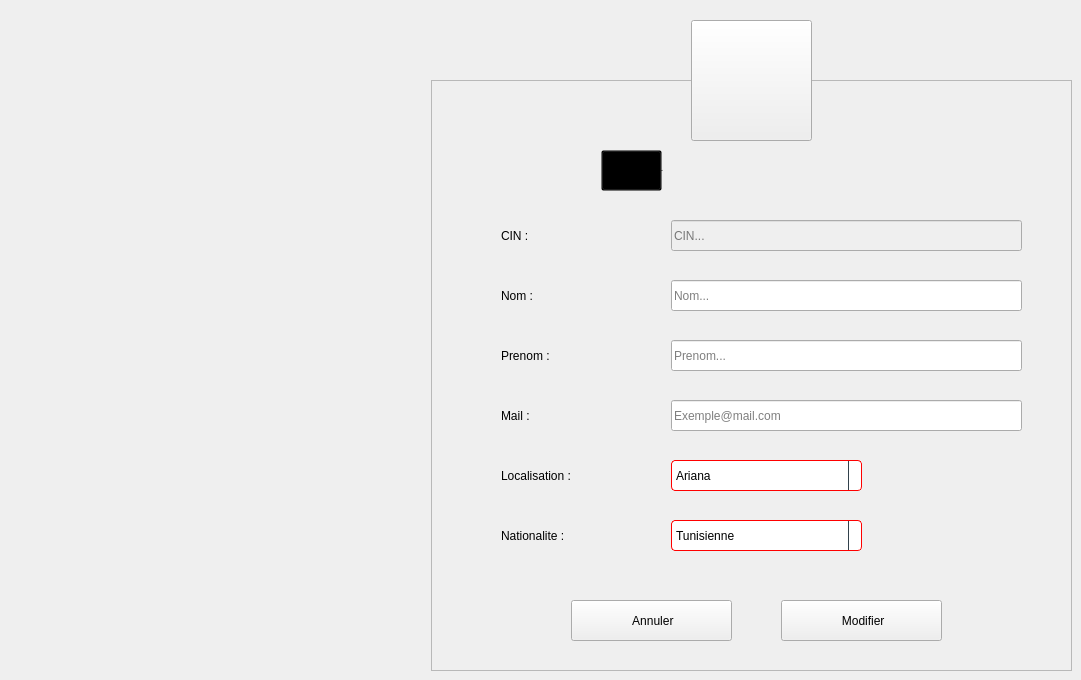
    <widget class="QWidget" name="Modifier_intervenant">
     <widget class="QToolButton" name="toolButton_5">
      <property name="geometry">
       <rect>
        <x>691</x>
        <y>20</y>
        <width>121</width>
        <height>121</height>
       </rect>
      </property>
      <property name="styleSheet">
       <string notr="true"/>
      </property>
      <property name="text">
       <string/>
      </property>
      <property name="icon">
       <iconset>
        <normaloff>:/Recources/Images/judge.png</normaloff>:/Recources/Images/judge.png</iconset>
      </property>
      <property name="iconSize">
       <size>
        <width>64</width>
        <height>64</height>
       </size>
      </property>
     </widget>
     <widget class="QFrame" name="frame_5">
      <property name="geometry">
       <rect>
        <x>431</x>
        <y>80</y>
        <width>641</width>
        <height>591</height>
       </rect>
      </property>
      <property name="styleSheet">
       <string notr="true"/>
      </property>
      <property name="frameShape">
       <enum>QFrame::StyledPanel</enum>
      </property>
      <property name="frameShadow">
       <enum>QFrame::Raised</enum>
      </property>
      <widget class="QLabel" name="L_ModifierIntervenant">
       <property name="geometry">
        <rect>
         <x>220</x>
         <y>70</y>
         <width>281</width>
         <height>41</height>
        </rect>
       </property>
       <property name="font">
        <font>
         <family>century gothic</family>
         <pointsize>-1</pointsize>
         <weight>75</weight>
         <bold>true</bold>
        </font>
       </property>
       <property name="styleSheet">
        <string notr="true">background: transparent;</string>
       </property>
       <property name="text">
        <string>Modifier un Intervenant</string>
       </property>
      </widget>
      <widget class="QLabel" name="L_MNomIntervenant">
       <property name="geometry">
        <rect>
         <x>70</x>
         <y>200</y>
         <width>121</width>
         <height>31</height>
        </rect>
       </property>
       <property name="styleSheet">
        <string notr="true">background: transparent;</string>
       </property>
       <property name="text">
        <string>Nom :</string>
       </property>
      </widget>
      <widget class="QLabel" name="L_MPrenomIntervenant">
       <property name="geometry">
        <rect>
         <x>70</x>
         <y>260</y>
         <width>121</width>
         <height>31</height>
        </rect>
       </property>
       <property name="styleSheet">
        <string notr="true">background: transparent;</string>
       </property>
       <property name="text">
        <string>Prenom :</string>
       </property>
      </widget>
      <widget class="QLabel" name="L_MnationaliteIntervenant">
       <property name="geometry">
        <rect>
         <x>70</x>
         <y>440</y>
         <width>131</width>
         <height>31</height>
        </rect>
       </property>
       <property name="styleSheet">
        <string notr="true">background: transparent;</string>
       </property>
       <property name="text">
        <string>Nationalite :</string>
       </property>
      </widget>
      <widget class="QLabel" name="L_MLocalIntervenant">
       <property name="geometry">
        <rect>
         <x>70</x>
         <y>380</y>
         <width>141</width>
         <height>31</height>
        </rect>
       </property>
       <property name="styleSheet">
        <string notr="true">background: transparent;</string>
       </property>
       <property name="text">
        <string>Localisation :</string>
       </property>
      </widget>
      <widget class="QLabel" name="L_MMailIntervenant">
       <property name="geometry">
        <rect>
         <x>70</x>
         <y>320</y>
         <width>141</width>
         <height>31</height>
        </rect>
       </property>
       <property name="styleSheet">
        <string notr="true">background: transparent;</string>
       </property>
       <property name="text">
        <string>Mail :</string>
       </property>
      </widget>
      <widget class="QLineEdit" name="LE_MNomIntervenant">
       <property name="geometry">
        <rect>
         <x>240</x>
         <y>200</y>
         <width>351</width>
         <height>31</height>
        </rect>
       </property>
       <property name="placeholderText">
        <string>Nom...</string>
       </property>
      </widget>
      <widget class="QLineEdit" name="LE_MPrenomIntervenant">
       <property name="geometry">
        <rect>
         <x>240</x>
         <y>260</y>
         <width>351</width>
         <height>31</height>
        </rect>
       </property>
       <property name="placeholderText">
        <string>Prenom...</string>
       </property>
      </widget>
      <widget class="QLineEdit" name="LE_MMailIntervenant">
       <property name="geometry">
        <rect>
         <x>240</x>
         <y>320</y>
         <width>351</width>
         <height>31</height>
        </rect>
       </property>
       <property name="placeholderText">
        <string>Exemple@mail.com</string>
       </property>
      </widget>
      <widget class="QPushButton" name="B_MConfirmerIntervenant">
       <property name="geometry">
        <rect>
         <x>350</x>
         <y>520</y>
         <width>161</width>
         <height>41</height>
        </rect>
       </property>
       <property name="cursor">
        <cursorShape>PointingHandCursor</cursorShape>
       </property>
       <property name="text">
        <string> Modifier</string>
       </property>
       <property name="icon">
        <iconset>
         <normaloff>:/Recources/Images/confirm.png</normaloff>:/Recources/Images/confirm.png</iconset>
       </property>
       <property name="iconSize">
        <size>
         <width>20</width>
         <height>20</height>
        </size>
       </property>
      </widget>
      <widget class="QPushButton" name="B_MAnuulerIntervenant">
       <property name="geometry">
        <rect>
         <x>140</x>
         <y>520</y>
         <width>161</width>
         <height>41</height>
        </rect>
       </property>
       <property name="cursor">
        <cursorShape>PointingHandCursor</cursorShape>
       </property>
       <property name="text">
        <string> Annuler</string>
       </property>
       <property name="icon">
        <iconset>
         <normaloff>:/Recources/Images/close.png</normaloff>:/Recources/Images/close.png</iconset>
       </property>
       <property name="iconSize">
        <size>
         <width>16</width>
         <height>16</height>
        </size>
       </property>
      </widget>
      <widget class="QToolButton" name="toolButton_6">
       <property name="geometry">
        <rect>
         <x>170</x>
         <y>70</y>
         <width>61</width>
         <height>41</height>
        </rect>
       </property>
       <property name="styleSheet">
        <string notr="true">background: transparent;</string>
       </property>
       <property name="text">
        <string/>
       </property>
       <property name="icon">
        <iconset>
         <normaloff>:/Recources/Images/edit-user.gif</normaloff>:/Recources/Images/edit-user.gif</iconset>
       </property>
       <property name="iconSize">
        <size>
         <width>30</width>
         <height>30</height>
        </size>
       </property>
      </widget>
      <widget class="QLabel" name="L_MCinIntervenant">
       <property name="geometry">
        <rect>
         <x>70</x>
         <y>140</y>
         <width>121</width>
         <height>31</height>
        </rect>
       </property>
       <property name="styleSheet">
        <string notr="true">background: transparent;</string>
       </property>
       <property name="text">
        <string>CIN :</string>
       </property>
      </widget>
      <widget class="QLineEdit" name="LE_MCinIntervenant">
       <property name="enabled">
        <bool>false</bool>
       </property>
       <property name="geometry">
        <rect>
         <x>240</x>
         <y>140</y>
         <width>351</width>
         <height>31</height>
        </rect>
       </property>
       <property name="placeholderText">
        <string>CIN...</string>
       </property>
      </widget>
      <widget class="QComboBox" name="CB_MNationaliteIntervenant">
       <property name="geometry">
        <rect>
         <x>240</x>
         <y>440</y>
         <width>191</width>
         <height>31</height>
        </rect>
       </property>
       <property name="styleSheet">
        <string notr="true">QComboBox {
  border: 1px solid red;
  border-radius: 4px;
  background: white;
}

QComboBox QAbstractItemView {
  border: 1px solid black;
  border-radius: 0;
  background-color: white;
  selection-background-color:#305068;
}

QComboBox QAbstractItemView:hover {
  background-color: white;
  color: #F0F0F0;
}

QComboBox QAbstractItemView:selected {
  background: #1464A0;
  color: #32414B;
}

QComboBox QAbstractItemView:alternate {
  background: #19232D;
}

QComboBox:disabled {
  background-color: #19232D;
  color: #787878;
}

QComboBox:hover {
  border: 1px solid #148CD2;
}

QComboBox:focus {
  border: 1px solid #1464A0;
}

QComboBox:on {
  selection-background-color: #1464A0;
}

QComboBox::item:checked {
  font-weight: bold;
}

QComboBox::item:selected {
  border: 0px solid transparent;
}

QComboBox::drop-down {
  subcontrol-origin: padding;
  subcontrol-position: top right;
  width: 12px;
  border-left: 1px solid #32414B;
}</string>
       </property>
       <item>
        <property name="text">
         <string>Tunisienne</string>
        </property>
       </item>
       <item>
        <property name="text">
         <string>Francaise</string>
        </property>
       </item>
       <item>
        <property name="text">
         <string>Algerienne</string>
        </property>
       </item>
       <item>
        <property name="text">
         <string>Libanaise</string>
        </property>
       </item>
       <item>
        <property name="text">
         <string>Autres...</string>
        </property>
       </item>
      </widget>
      <widget class="QLabel" name="L_MMailIntAlert">
       <property name="geometry">
        <rect>
         <x>240</x>
         <y>410</y>
         <width>351</width>
         <height>21</height>
        </rect>
       </property>
       <property name="styleSheet">
        <string notr="true">background: transparent;
font-size: 12px;</string>
       </property>
       <property name="text">
        <string/>
       </property>
      </widget>
      <widget class="QLabel" name="L_MCinIntAlert">
       <property name="geometry">
        <rect>
         <x>240</x>
         <y>170</y>
         <width>351</width>
         <height>21</height>
        </rect>
       </property>
       <property name="styleSheet">
        <string notr="true">background: transparent;
font-size: 12px;</string>
       </property>
       <property name="text">
        <string/>
       </property>
      </widget>
      <widget class="QLabel" name="L_MLocalIntAlert">
       <property name="geometry">
        <rect>
         <x>240</x>
         <y>350</y>
         <width>351</width>
         <height>21</height>
        </rect>
       </property>
       <property name="styleSheet">
        <string notr="true">background: transparent;
font-size: 12px;</string>
       </property>
       <property name="text">
        <string/>
       </property>
      </widget>
      <widget class="QLabel" name="L_MPrenomIntAlert">
       <property name="geometry">
        <rect>
         <x>240</x>
         <y>290</y>
         <width>351</width>
         <height>21</height>
        </rect>
       </property>
       <property name="styleSheet">
        <string notr="true">background: transparent;
font-size: 12px;</string>
       </property>
       <property name="text">
        <string/>
       </property>
      </widget>
      <widget class="QLabel" name="L_MNomIntAlert">
       <property name="geometry">
        <rect>
         <x>240</x>
         <y>230</y>
         <width>351</width>
         <height>21</height>
        </rect>
       </property>
       <property name="styleSheet">
        <string notr="true">background: transparent;
font-size: 12px;</string>
       </property>
       <property name="text">
        <string/>
       </property>
      </widget>
      <widget class="QComboBox" name="CB_MLocalIntervenant">
       <property name="geometry">
        <rect>
         <x>240</x>
         <y>380</y>
         <width>191</width>
         <height>31</height>
        </rect>
       </property>
       <property name="styleSheet">
        <string notr="true">QComboBox {
  border: 1px solid red;
  border-radius: 4px;
  background: white;
}

QComboBox QAbstractItemView {
  border: 1px solid black;
  border-radius: 0;
  background-color: white;
  selection-background-color:#305068;
}

QComboBox QAbstractItemView:hover {
  background-color: white;
  color: #F0F0F0;
}

QComboBox QAbstractItemView:selected {
  background: #1464A0;
  color: #32414B;
}

QComboBox QAbstractItemView:alternate {
  background: #19232D;
}

QComboBox:disabled {
  background-color: #19232D;
  color: #787878;
}

QComboBox:hover {
  border: 1px solid #148CD2;
}

QComboBox:focus {
  border: 1px solid #1464A0;
}

QComboBox:on {
  selection-background-color: #1464A0;
}

QComboBox::item:checked {
  font-weight: bold;
}

QComboBox::item:selected {
  border: 0px solid transparent;
}

QComboBox::drop-down {
  subcontrol-origin: padding;
  subcontrol-position: top right;
  width: 12px;
  border-left: 1px solid #32414B;
}</string>
       </property>
       <item>
        <property name="text">
         <string>Ariana</string>
        </property>
       </item>
       <item>
        <property name="text">
         <string>Beja</string>
        </property>
       </item>
       <item>
        <property name="text">
         <string>Ben Arous</string>
        </property>
       </item>
       <item>
        <property name="text">
         <string>Bizerte</string>
        </property>
       </item>
       <item>
        <property name="text">
         <string>Gabes</string>
        </property>
       </item>
       <item>
        <property name="text">
         <string>Gafsa</string>
        </property>
       </item>
       <item>
        <property name="text">
         <string>Jendouba</string>
        </property>
       </item>
       <item>
        <property name="text">
         <string>Kairouan</string>
        </property>
       </item>
       <item>
        <property name="text">
         <string>Le Kef</string>
        </property>
       </item>
       <item>
        <property name="text">
         <string>Kasserine</string>
        </property>
       </item>
       <item>
        <property name="text">
         <string>Kebili</string>
        </property>
       </item>
       <item>
        <property name="text">
         <string>La Manouba</string>
        </property>
       </item>
       <item>
        <property name="text">
         <string>Monastir</string>
        </property>
       </item>
       <item>
        <property name="text">
         <string>Mahdia</string>
        </property>
       </item>
       <item>
        <property name="text">
         <string>Medenine</string>
        </property>
       </item>
       <item>
        <property name="text">
         <string>Nabeul</string>
        </property>
       </item>
       <item>
        <property name="text">
         <string>Sousse</string>
        </property>
       </item>
       <item>
        <property name="text">
         <string>Sfax</string>
        </property>
       </item>
       <item>
        <property name="text">
         <string>Siliana</string>
        </property>
       </item>
       <item>
        <property name="text">
         <string>Sidi Bouzid</string>
        </property>
       </item>
       <item>
        <property name="text">
         <string>Tunis</string>
        </property>
       </item>
       <item>
        <property name="text">
         <string>Tataouine</string>
        </property>
       </item>
       <item>
        <property name="text">
         <string>Tozeur</string>
        </property>
       </item>
       <item>
        <property name="text">
         <string>Zaghouan</string>
        </property>
       </item>
      </widget>
     </widget>
     <zorder>frame_5</zorder>
     <zorder>toolButton_5</zorder>
    </widget>
